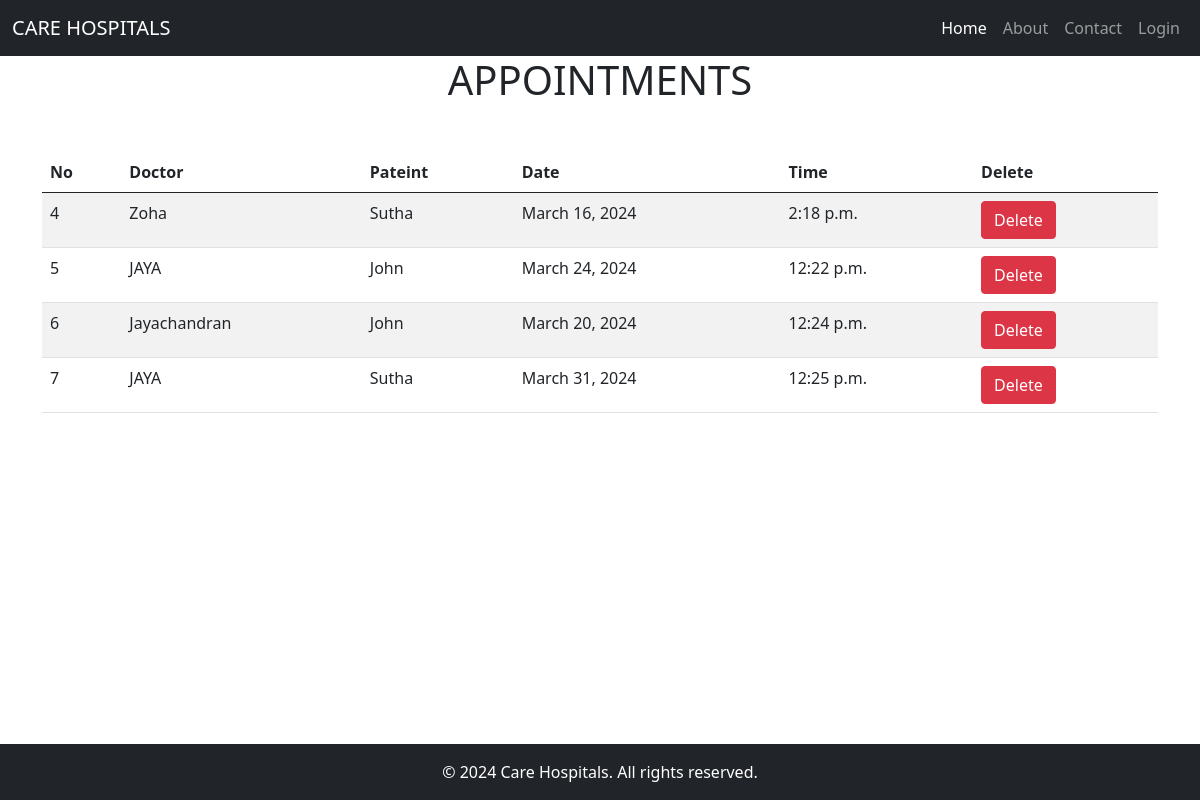
/view_appointment/, run on the app's committed database.
### hospital/models.py (models this page shows, shortened)
class Appointment(models.Model):
    doctor=models.ForeignKey(Doctors,on_delete=models.CASCADE)
    pateint=models.ForeignKey(Pateint,on_delete=models.CASCADE)
    time=models.TimeField()
    date=models.DateField()

class Doctors(models.Model):
    name=models.CharField(max_length=100)
    mobile=models.IntegerField(max_length=10)
    special=models.CharField(max_length=50)
    def __str__(self):
        return self.name

class Pateint(models.Model):
    name=models.CharField(max_length=100)
    gender=models.CharField(max_length=10)
    mobile=models.IntegerField(null=True)
    address=models.TextField(max_length=200)
    def __str__(self):
        return self.name

### hospital/views.py (the view)
# urls.py: path('view_appointment/',View_appointment,name='view_appointment'),
def View_appointment(request):
    appointment=Appointment.objects.all()
    a={"a":appointment}
    return render(request,"view_appointment.html",a)

### hospital/templates/view_appointment.html
{%extends 'base.html'%}
{%block content%}
{% include 'navbar.html'%}
<h1 class="text-center">APPOINTMENTS</h1>
<div class="container mt-5 display" >
    <table class="table table-striped" id="example">
        <thead>
            <tr>
                <th>No</th>
                <th>Doctor</th>
                <th>Pateint</th>
                <th>Date</th>
                <th>Time</th>
                <th>Delete</th>
            </tr>
        </thead>
        <tbody>
            {% for i in a%}
            <tr>
                <td>{{i.id}}</td>
                <td>{{i.doctor}}</td>
                <td>{{i.pateint}}</td>
                <td>{{i.date}}</td>
                <td>{{i.time}}</td>
                <td><a class="btn btn-danger" onclick="return confirm('Are you sure want to delete?')" href="{% url 'delete_appointment' i.id%}">Delete</a></td>
            </tr>
            {%endfor%}
        </tbody>
    </table>
</div>
{%include 'footer.html'%}
{%endblock content%}

### hospital/templates/base.html (shortened to what this page needs)
{%load static%}
<!DOCTYPE html>
<html lang="en">
<head>
    <link href="https://cdn.jsdelivr.net/npm/bootstrap@5.0.2/dist/css/bootstrap.min.css" rel="stylesheet">
    <link rel="stylesheet" href="https://cdnjs.cloudflare.com/ajax/libs/font-awesome/4.7.0/css/font-awesome.min.css">
    <link href="{% static 'css/style.css' %}" rel="stylesheet" >
    <link href="https://cdn.datatables.net/2.0.2/css/dataTables.dataTables.css" rel="stylesheet"></link>
    <link href="https://cdn.datatables.net/buttons/3.0.1/css/buttons.dataTables.css" rel="stylesheet"></link>
</head>
<body>
    {%block content %}
    {%endblock content%}
</body>
</html>

### hospital/templates/navbar.html (shortened to what this page needs)
<nav class="navbar navbar-expand-lg navbar-dark bg-dark">
    <div class="container-fluid ">
      <a class="navbar-brand" href="/">CARE HOSPITALS</a>
      <div class="collapse navbar-collapse justify-content-end" id="navbarSupportedContent">
            <ul class="navbar-nav  mb-2 mb-lg-0">
                {%if not request.user.is_staff %}
                <li class="nav-item">
                    <a class="nav-link active" aria-current="page" href="{% url 'home' %}">Home</a>
                </li>
                <li class="nav-item">
                    <a class="nav-link" href="{% url 'about' %}">About</a>
                </li>
                <li class="nav-item">
                    <a class="nav-link" href="{% url 'contact' %}">Contact</a>
                </li>
                <li class="nav-item">
                    <a class="nav-link" href="{% url 'admin_login' %}">Login</a>
                </li>
                {%endif%}
            </ul>
        </div>
    </div>
  </nav>

### hospital/templates/footer.html
<footer class="bg-body-tertiary text-lg-start bg-dark text-white fixed-bottom">
    <div class="text-center p-3" >
        © 2024 Care Hospitals. All rights reserved.
    </div>
  </footer>

### data on the page
Appointment: id "4", doctor "Zoha", pateint "Sutha", date "March 16, 2024", time "2:18 p.m."
Appointment: id "5", doctor "JAYA", pateint "John", date "March 24, 2024", time "12:22 p.m."
Appointment: id "6", doctor "Jayachandran", pateint "John", date "March 20, 2024", time "12:24 p.m."
Appointment: id "7", doctor "JAYA", pateint "Sutha", date "March 31, 2024", time "12:25 p.m."
